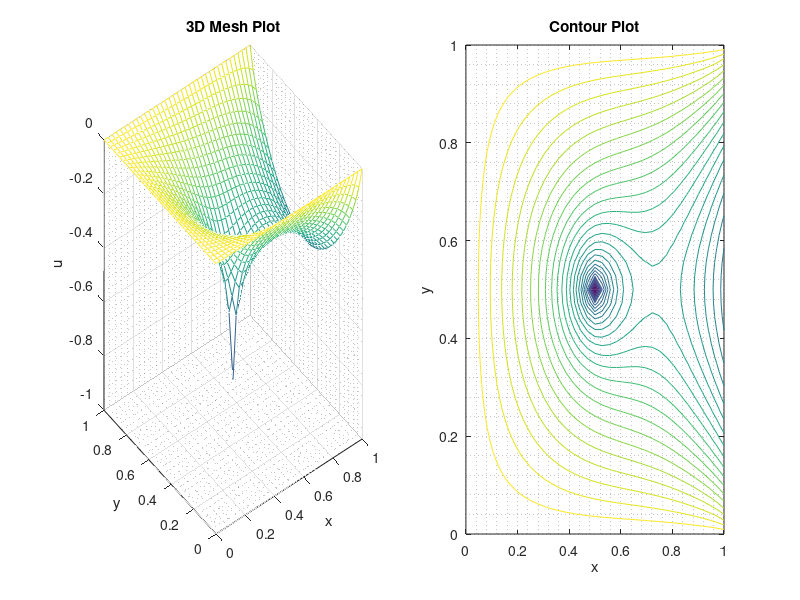

The MATLAB script that drew this image: (Note: this script raises an error after producing the figure.)
% solve the steady state temperature distribution
clear;clc;
%% Input
a = 0; b = 1; c = 0; d = 1;
n = 36;% grid
tol = 1e-5;
maxIter = 1e4;
f= @(x,y,n) n^2*(x==0.5)*(y==0.5);% deta function
%%
hx = (b-a)/n; hx2=hx*hx;
hy = (d-c)/n; hy2=hy*hy;
x = linspace(a,b,n+1);
y = linspace(c,d,n+1);

P = ones(n+1,n+1);% generate P_ij
R = zeros(n+1,n+1);% generate R_ij
F = zeros(n+1,n+1);% generate F_ij
B = -ones(1,n+1);% generate Neumann boundary
for j = 1:n+1
    for i = 1:n+1
        F(i,j) = f(x(i),y(j),n);
    end
end
u_old = ones(n+1,n+1);
u_new = zeros(n+1,n+1);
for i=1:n+1
    u_new(1,i) = 0;
    u_new(i,1) = 0;
    u_new(i,n+1) = 0;
end
%% Gauss_Seidel
k = 0;
tic;
while max(max(abs(u_new-u_old))) > tol
    k = k + 1;
    u_old = u_new;
    for i = 2:n+1
        for j = 2:n
            if i==n+1
                u_new(i,j) = ( F(i,j) - 2*B(j)/hx - 2*u_new(i-1,j)/hx2 ...
                    - P(i,j).*(u_new(i,j+1)+u_new(i,j-1))/hy2 )...
                    ./(-2/hx2 + -2*P(i,j)/hy2 + R(i,j));
            else
                u_new(i,j) = ( F(i,j) - (u_new(i+1,j)+u_new(i-1,j))/hx2 ...
                    - P(i,j).*(u_new(i,j+1)+u_new(i,j-1))/hy2 ) ...
                    ./(-2/hx2 + -2*P(i,j)/hy2 + R(i,j));
            end
        end
    end
end
toc;
display(['Iterations:' num2str(k)]);
%% plot
figure();
subplot(1,2,1)
mesh(x,y,u_new'); grid minor; title('3D Mesh Plot')
xlabel('x');ylabel('y');zlabel('u')
subplot(1,2,2)
contour(x,y,u_new',30); grid minor; title('Contour Plot')
xlabel('x');ylabel('y');
suptitle('The computed solution with n = 36')
